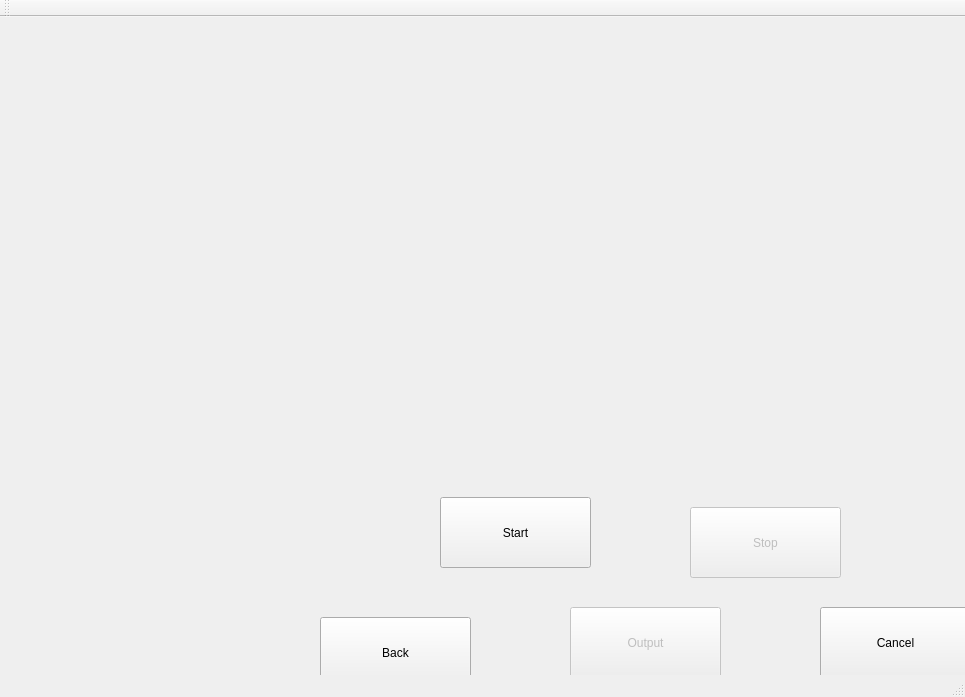
<?xml version="1.0" encoding="UTF-8"?>
<ui version="4.0">
 <class>MainWindow</class>
 <widget class="QMainWindow" name="MainWindow">
  <property name="geometry">
   <rect>
    <x>0</x>
    <y>0</y>
    <width>965</width>
    <height>697</height>
   </rect>
  </property>
  <property name="windowTitle">
   <string>MainWindow</string>
  </property>
  <widget class="QWidget" name="centralWidget">
   <widget class="QLabel" name="label">
    <property name="geometry">
     <rect>
      <x>30</x>
      <y>70</y>
      <width>401</width>
      <height>131</height>
     </rect>
    </property>
    <property name="text">
     <string/>
    </property>
   </widget>
   <widget class="QPushButton" name="back">
    <property name="geometry">
     <rect>
      <x>320</x>
      <y>600</y>
      <width>151</width>
      <height>71</height>
     </rect>
    </property>
    <property name="text">
     <string>Back</string>
    </property>
   </widget>
   <widget class="QPushButton" name="cancel">
    <property name="geometry">
     <rect>
      <x>820</x>
      <y>590</y>
      <width>151</width>
      <height>71</height>
     </rect>
    </property>
    <property name="text">
     <string>Cancel</string>
    </property>
   </widget>
   <widget class="QPushButton" name="output">
    <property name="enabled">
     <bool>false</bool>
    </property>
    <property name="geometry">
     <rect>
      <x>570</x>
      <y>590</y>
      <width>151</width>
      <height>71</height>
     </rect>
    </property>
    <property name="text">
     <string>Output</string>
    </property>
   </widget>
   <widget class="QPushButton" name="start">
    <property name="geometry">
     <rect>
      <x>440</x>
      <y>480</y>
      <width>151</width>
      <height>71</height>
     </rect>
    </property>
    <property name="text">
     <string>Start</string>
    </property>
   </widget>
   <widget class="QPushButton" name="stop">
    <property name="enabled">
     <bool>false</bool>
    </property>
    <property name="geometry">
     <rect>
      <x>690</x>
      <y>490</y>
      <width>151</width>
      <height>71</height>
     </rect>
    </property>
    <property name="text">
     <string>Stop</string>
    </property>
   </widget>
  </widget>
  <widget class="QMenuBar" name="menuBar">
   <property name="geometry">
    <rect>
     <x>0</x>
     <y>0</y>
     <width>965</width>
     <height>25</height>
    </rect>
   </property>
  </widget>
  <widget class="QToolBar" name="mainToolBar">
   <attribute name="toolBarArea">
    <enum>TopToolBarArea</enum>
   </attribute>
   <attribute name="toolBarBreak">
    <bool>false</bool>
   </attribute>
  </widget>
  <widget class="QStatusBar" name="statusBar"/>
 </widget>
 <layoutdefault spacing="6" margin="11"/>
 <resources/>
 <connections/>
</ui>
